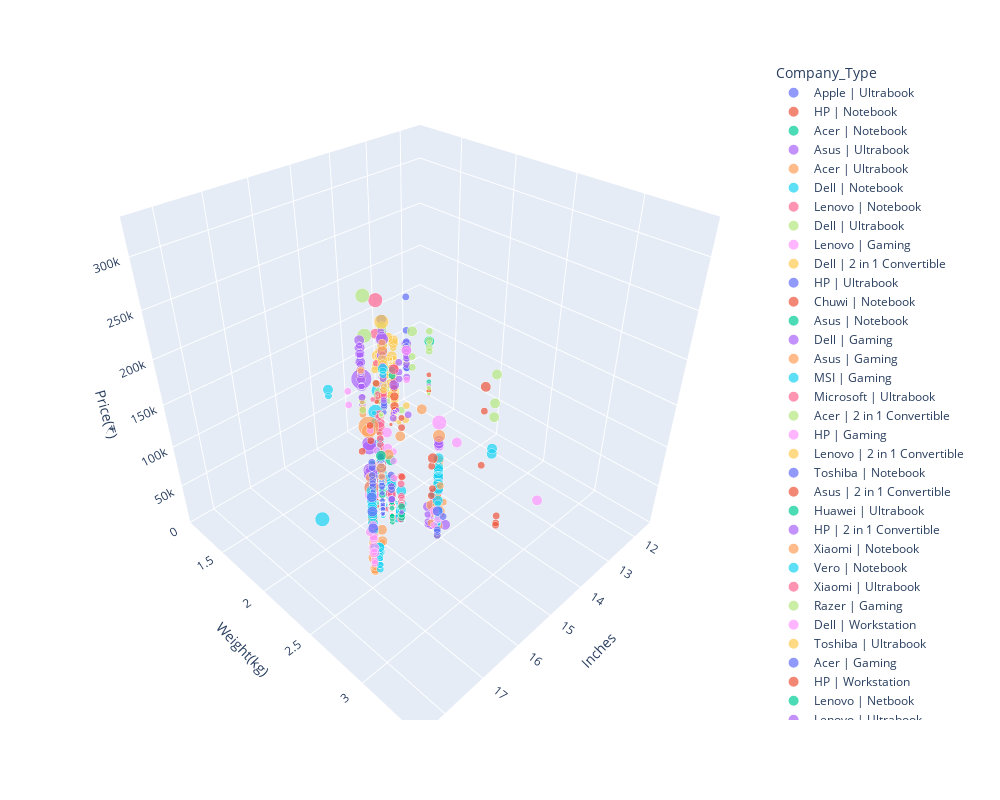

Here is the notebook cell this chart was saved with:
### Code cell
#import plotly.express as px

plt.figure(figsize=(10,10))
laptop_data['Company_Type'] = laptop_data['Company'] + ' | ' + laptop_data['TypeName']
fig = px.scatter_3d(laptop_data, x='Inches', y='Weight(kg)', z='Price(₹)',color='Company_Type', size='Ram(GB)', opacity=0.7)
fig.update_layout(
    width=1000,    
    height=800     #  pixels
)

fig.show()
